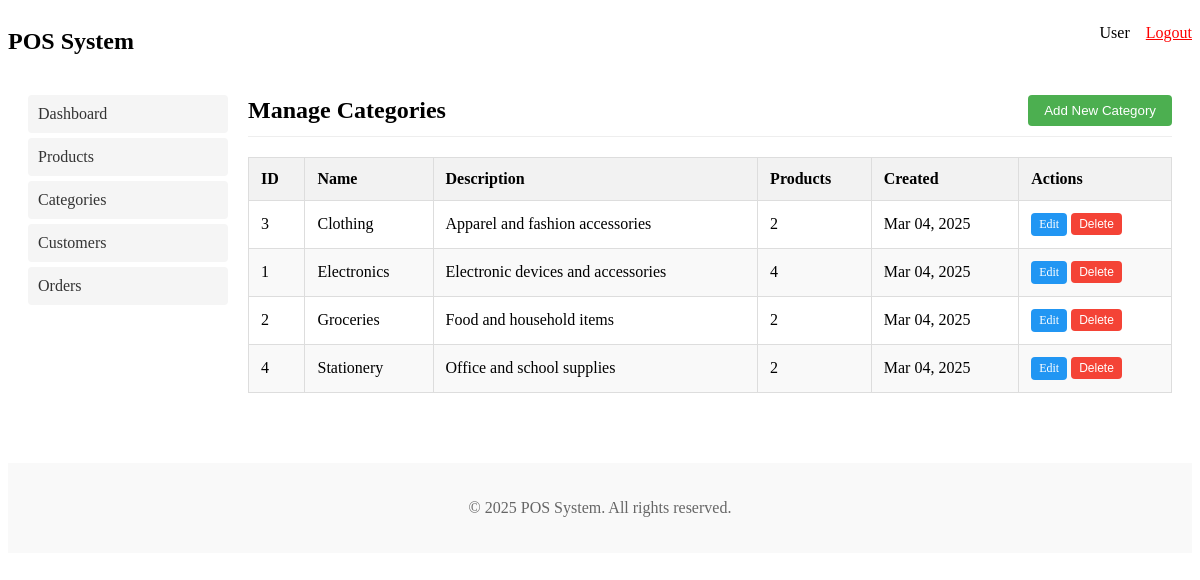
The app's page /categories.php (signed in) with its own data.
### tables this page shows
CREATE TABLE IF NOT EXISTS `categories` (
  `id` INT AUTO_INCREMENT PRIMARY KEY,
  `name` VARCHAR(50) NOT NULL UNIQUE,
  `description` TEXT,
  `created_at` TIMESTAMP DEFAULT CURRENT_TIMESTAMP,
  `updated_at` TIMESTAMP DEFAULT CURRENT_TIMESTAMP ON UPDATE CURRENT_TIMESTAMP
);

### categories.php (the view, shortened to what this page needs)
<?php
require_once 'db.php';
$edit_mode = false;
$categories = [];
$sql = "SELECT c.*, COUNT(p.id) as product_count
        FROM categories c
        LEFT JOIN products p ON c.id = p.category_id
        GROUP BY c.id
        ORDER BY c.name";
$result = $db->query($sql);
if ($result->num_rows > 0) {
    while ($row = $result->fetch_assoc()) {
        $categories[] = $row;
    }
}
include 'includes/header.php';
?>
<div class="admin-header">
    <div class="admin-title"><?php echo $edit_mode ? 'Edit Category' : 'Manage Categories'; ?></div>
    <div class="admin-actions">
        <?php if ($edit_mode): ?>
            <a href="categories.php" class="btn btn-secondary">Cancel</a>
        <?php else: ?>
            <button type="button" class="btn btn-primary" onclick="toggleForm()">Add New Category</button>
        <?php endif; ?>
    </div>
</div>
<?php if (!$edit_mode): ?>
<div class="table-container">
    <?php if (empty($categories)): ?>
        <p>No categories found. Add your first category using the button above.</p>
    <?php else: ?>
        <table>
            <thead>
                <tr>
                    <th>ID</th>
                    <th>Name</th>
                    <th>Description</th>
                    <th>Products</th>
                    <th>Created</th>
                    <th>Actions</th>
                </tr>
            </thead>
            <tbody>
                <?php foreach ($categories as $item): ?>
                    <tr>
                        <td><?php echo $item['id']; ?></td>
                        <td><?php echo htmlspecialchars($item['name']); ?></td>
                        <td><?php echo htmlspecialchars($item['description'] ?? 'No description'); ?></td>
                        <td><?php echo $item['product_count']; ?></td>
                        <td><?php echo date('M d, Y', strtotime($item['created_at'])); ?></td>
                        <td>
                            <a href="categories.php?edit=<?php echo $item['id']; ?>" class="btn btn-secondary" style="padding: 4px 8px; font-size: 12px;">Edit</a>
                            <form method="post" action="categories.php" style="display: inline-block;" onsubmit="return confirm('Are you sure you want to delete this category?');">
                                <button type="submit" class="btn btn-danger" style="padding: 4px 8px; font-size: 12px;">Delete</button>
                            </form>
                        </td>
                    </tr>
                <?php endforeach; ?>
            </tbody>
        </table>
    <?php endif; ?>
</div>
<?php endif; ?>
<?php
include 'includes/footer.php';
?>

### includes/header.php (style rules this page uses)
.admin-header { display: flex; justify-content: space-between; align-items: center; margin-bottom: 20px; padding-bottom: 10px; border-bottom: 1px solid #eee; }
.admin-title { font-size: 24px; font-weight: bold; }
.admin-actions { display: flex; gap: 10px; }
.btn { display: inline-block; padding: 8px 16px; background-color: #4CAF50; color: white; text-decoration: none; border-radius: 4px; border: none; cursor: pointer; }
.btn-primary { background-color: #4CAF50; }
.btn-secondary { background-color: #2196F3; }
.btn-danger { background-color: #f44336; }
.table-container { overflow-x: auto; }
table { width: 100%; border-collapse: collapse; margin-bottom: 20px; }
table, th, td { border: 1px solid #ddd; }
th, td { padding: 12px; text-align: left; }
th { background-color: #f2f2f2; }
tr:nth-child(even) { background-color: #f9f9f9; }

### records on screen
categories: id "3", name "Clothing", description "Apparel and fashion accessories", product_count "2", created_at "Mar 04, 2025"
categories: id "1", name "Electronics", description "Electronic devices and accessories", product_count "4", created_at "Mar 04, 2025"
categories: id "2", name "Groceries", description "Food and household items", product_count "2", created_at "Mar 04, 2025"
categories: id "4", name "Stationery", description "Office and school supplies", product_count "2", created_at "Mar 04, 2025"

### other values on screen
$_SESSION['username'] "User"
